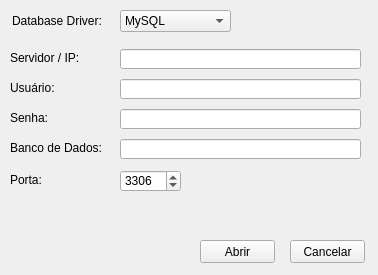
<?xml version="1.0" encoding="UTF-8"?>
<ui version="4.0">
 <class>DatabaseConfig</class>
 <widget class="QDialog" name="DatabaseConfig">
  <property name="geometry">
   <rect>
    <x>0</x>
    <y>0</y>
    <width>378</width>
    <height>275</height>
   </rect>
  </property>
  <property name="windowTitle">
   <string>DatabaseConfig</string>
  </property>
  <widget class="QComboBox" name="comboBox">
   <property name="geometry">
    <rect>
     <x>120</x>
     <y>10</y>
     <width>111</width>
     <height>22</height>
    </rect>
   </property>
   <item>
    <property name="text">
     <string>MySQL </string>
    </property>
    <property name="icon">
     <iconset resource="../resources/Resources.qrc">
      <normaloff>:/icons/1444503647_mysql-2048-black.png</normaloff>:/icons/1444503647_mysql-2048-black.png</iconset>
    </property>
   </item>
  </widget>
  <widget class="QLabel" name="label">
   <property name="geometry">
    <rect>
     <x>12</x>
     <y>13</y>
     <width>91</width>
     <height>16</height>
    </rect>
   </property>
   <property name="font">
    <font>
     <family>Tahoma</family>
     <pointsize>9</pointsize>
    </font>
   </property>
   <property name="text">
    <string>Database Driver:</string>
   </property>
  </widget>
  <widget class="QLineEdit" name="edtServer">
   <property name="geometry">
    <rect>
     <x>120</x>
     <y>49</y>
     <width>241</width>
     <height>20</height>
    </rect>
   </property>
  </widget>
  <widget class="QLabel" name="label_2">
   <property name="geometry">
    <rect>
     <x>10</x>
     <y>50</y>
     <width>91</width>
     <height>16</height>
    </rect>
   </property>
   <property name="font">
    <font>
     <family>Tahoma</family>
     <pointsize>9</pointsize>
    </font>
   </property>
   <property name="text">
    <string>Servidor / IP:</string>
   </property>
  </widget>
  <widget class="QLineEdit" name="edtUsuario">
   <property name="geometry">
    <rect>
     <x>120</x>
     <y>79</y>
     <width>241</width>
     <height>20</height>
    </rect>
   </property>
  </widget>
  <widget class="QLabel" name="label_3">
   <property name="geometry">
    <rect>
     <x>10</x>
     <y>80</y>
     <width>91</width>
     <height>16</height>
    </rect>
   </property>
   <property name="font">
    <font>
     <family>Tahoma</family>
     <pointsize>9</pointsize>
    </font>
   </property>
   <property name="text">
    <string>Usuário:</string>
   </property>
  </widget>
  <widget class="QLineEdit" name="edtSenha">
   <property name="geometry">
    <rect>
     <x>120</x>
     <y>109</y>
     <width>241</width>
     <height>20</height>
    </rect>
   </property>
   <property name="echoMode">
    <enum>QLineEdit::PasswordEchoOnEdit</enum>
   </property>
  </widget>
  <widget class="QLabel" name="label_4">
   <property name="geometry">
    <rect>
     <x>10</x>
     <y>110</y>
     <width>91</width>
     <height>16</height>
    </rect>
   </property>
   <property name="font">
    <font>
     <family>Tahoma</family>
     <pointsize>9</pointsize>
    </font>
   </property>
   <property name="text">
    <string>Senha:</string>
   </property>
  </widget>
  <widget class="QLabel" name="label_5">
   <property name="geometry">
    <rect>
     <x>10</x>
     <y>172</y>
     <width>91</width>
     <height>16</height>
    </rect>
   </property>
   <property name="font">
    <font>
     <family>Tahoma</family>
     <pointsize>9</pointsize>
    </font>
   </property>
   <property name="text">
    <string>Porta:</string>
   </property>
  </widget>
  <widget class="QSpinBox" name="sbPorta">
   <property name="geometry">
    <rect>
     <x>120</x>
     <y>170</y>
     <width>61</width>
     <height>22</height>
    </rect>
   </property>
   <property name="maximum">
    <number>50000</number>
   </property>
   <property name="value">
    <number>3306</number>
   </property>
  </widget>
  <widget class="QPushButton" name="btnOk">
   <property name="geometry">
    <rect>
     <x>200</x>
     <y>240</y>
     <width>75</width>
     <height>23</height>
    </rect>
   </property>
   <property name="text">
    <string>Abrir</string>
   </property>
   <property name="icon">
    <iconset resource="../resources/Resources.qrc">
     <normaloff>:/icons/Ok.png</normaloff>:/icons/Ok.png</iconset>
   </property>
   <property name="autoDefault">
    <bool>false</bool>
   </property>
  </widget>
  <widget class="QPushButton" name="btnCancel">
   <property name="geometry">
    <rect>
     <x>290</x>
     <y>240</y>
     <width>75</width>
     <height>23</height>
    </rect>
   </property>
   <property name="layoutDirection">
    <enum>Qt::LeftToRight</enum>
   </property>
   <property name="text">
    <string>Cancelar</string>
   </property>
   <property name="icon">
    <iconset resource="../resources/Resources.qrc">
     <normaloff>:/icons/Cancel.png</normaloff>:/icons/Cancel.png</iconset>
   </property>
   <property name="autoDefault">
    <bool>false</bool>
   </property>
  </widget>
  <widget class="QLineEdit" name="edtDatabase">
   <property name="geometry">
    <rect>
     <x>120</x>
     <y>139</y>
     <width>241</width>
     <height>20</height>
    </rect>
   </property>
   <property name="echoMode">
    <enum>QLineEdit::Normal</enum>
   </property>
  </widget>
  <widget class="QLabel" name="label_6">
   <property name="geometry">
    <rect>
     <x>10</x>
     <y>140</y>
     <width>91</width>
     <height>16</height>
    </rect>
   </property>
   <property name="font">
    <font>
     <family>Tahoma</family>
     <pointsize>9</pointsize>
    </font>
   </property>
   <property name="text">
    <string>Banco de Dados:</string>
   </property>
  </widget>
 </widget>
 <layoutdefault spacing="6" margin="11"/>
 <tabstops>
  <tabstop>edtServer</tabstop>
  <tabstop>edtUsuario</tabstop>
  <tabstop>edtSenha</tabstop>
  <tabstop>edtDatabase</tabstop>
  <tabstop>sbPorta</tabstop>
  <tabstop>btnOk</tabstop>
  <tabstop>btnCancel</tabstop>
  <tabstop>comboBox</tabstop>
 </tabstops>
 <resources>
  <include location="../resources/Resources.qrc"/>
 </resources>
 <connections>
  <connection>
   <sender>edtServer</sender>
   <signal>returnPressed()</signal>
   <receiver>edtUsuario</receiver>
   <slot>setFocus()</slot>
   <hints>
    <hint type="sourcelabel">
     <x>153</x>
     <y>63</y>
    </hint>
    <hint type="destinationlabel">
     <x>153</x>
     <y>87</y>
    </hint>
   </hints>
  </connection>
  <connection>
   <sender>edtSenha</sender>
   <signal>returnPressed()</signal>
   <receiver>edtDatabase</receiver>
   <slot>setFocus()</slot>
   <hints>
    <hint type="sourcelabel">
     <x>130</x>
     <y>118</y>
    </hint>
    <hint type="destinationlabel">
     <x>143</x>
     <y>157</y>
    </hint>
   </hints>
  </connection>
  <connection>
   <sender>edtDatabase</sender>
   <signal>returnPressed()</signal>
   <receiver>btnOk</receiver>
   <slot>setFocus()</slot>
   <hints>
    <hint type="sourcelabel">
     <x>210</x>
     <y>151</y>
    </hint>
    <hint type="destinationlabel">
     <x>230</x>
     <y>252</y>
    </hint>
   </hints>
  </connection>
 </connections>
</ui>
